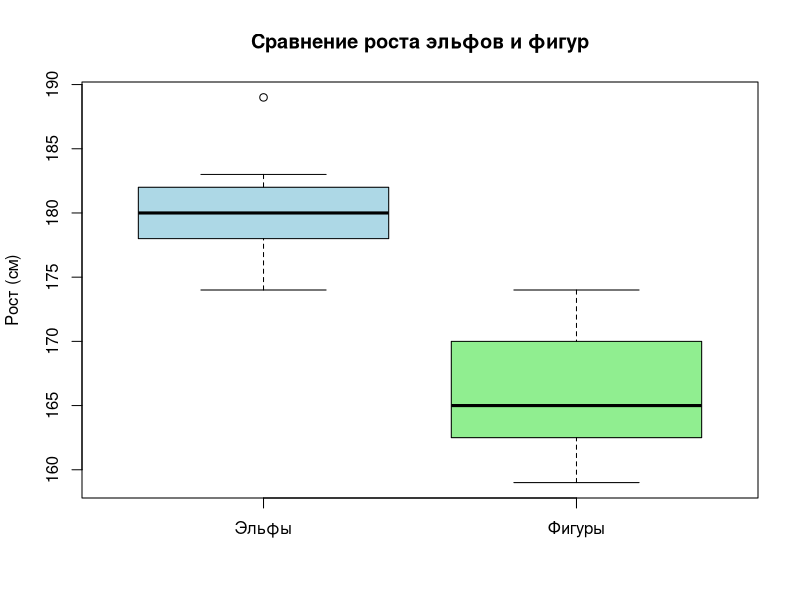

The R source for this figure:
library(dplyr)
library(ggplot2)


###### Для начала объединяем значения известных нам данных как для нашего отряда, так и для неизвестных фигур ##### 


elves <- c(178, 180, 181, 183, 181, 183, 178, 180, 174, 183, 180, 189, 178, 179, 177)

figures <- c(168, 162, 163, 171, 171, 163, 167, 160, 159, 174, 163, 169)


###### Нулевая гипотеза: наш отряд встретил своих (т.е. средние значения равны)   ######
###### Альтернативная гипотеза: отряд, с которым мы идем по лесам Средиземья, столкнулся с чужими (средние значения будут отличаться) ######

###### Выполняем t-test #####
t.t <- t.test(elves, figures)

t.t


##### Вывод на основе p-value #####
if (t.t$p.value <= 0.05) {
  print("Мы встретили врагов!!!", quote = FALSE)         ##### То есть отвергаем нулевую гипотезу, принимаем альтернативную
} else {
  print("Можно успокоиться, это свои)", quote = FALSE)    ##### оставляем нулевую гипотезую, не принимаем альтернативную
}


##### Визуализируем данные в виде столбчатой диаграммы #####

boxplot(elves, figures,
        main = "Сравнение роста эльфов и фигур",               ######  название диаграммы 
        names = c("Эльфы", "Фигуры"),                            ##### то есть что будет подписано под каждым столбцом
        ylab = "Рост (см)",                                       ##### что будет по оси y
        col = c("lightblue", "lightgreen"))                        ##### цвет, тут понятно
                                                       
                                                                  

